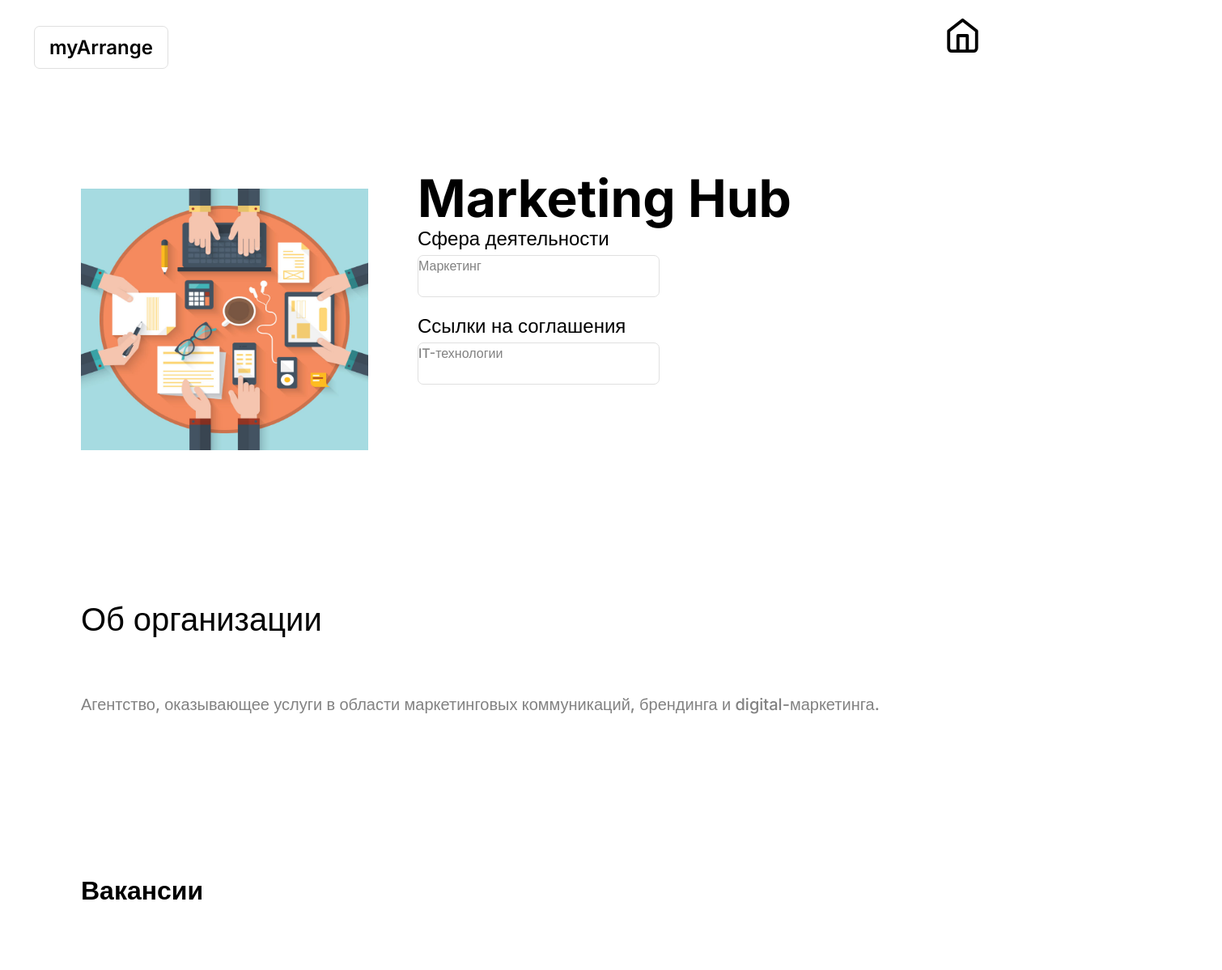
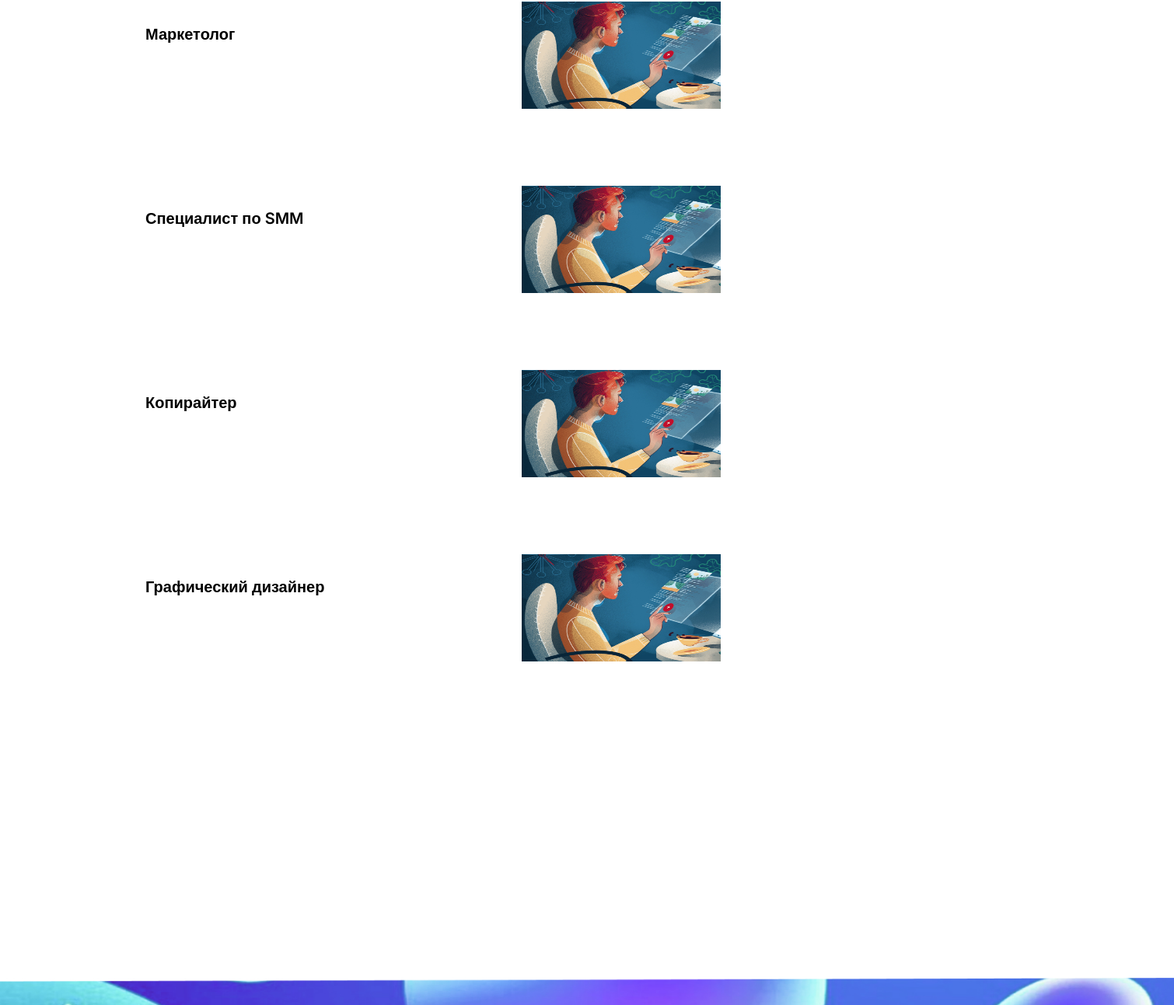
Screenshot of /profile/info@marketinghub.com with the database file from the repository (2 pictures, top to bottom).
### data/users.py (models this page shows, shortened)
class User(SqlAlchemyBase, UserMixin, SerializerMixin):
    __tablename__ = 'users'
    projects = orm.relationship("Project", back_populates='user')
    id = sqlalchemy.Column(sqlalchemy.Integer,
                           primary_key=True, autoincrement=True)
    name = sqlalchemy.Column(sqlalchemy.String, nullable=True)
    surname = sqlalchemy.Column(sqlalchemy.String)
    nickname = sqlalchemy.Column(sqlalchemy.String, nullable=False)
    email = sqlalchemy.Column(sqlalchemy.String,
                              index=True, unique=True, nullable=True)
    hashed_password = sqlalchemy.Column(sqlalchemy.String, nullable=True)
    created_date = sqlalchemy.Column(sqlalchemy.DateTime,
                                     default=datetime.datetime.now)
    sphere = sqlalchemy.Column(sqlalchemy.String, default="Сфера не указана")
    role = sqlalchemy.Column(sqlalchemy.String, nullable=False)
    experience = sqlalchemy.Column(sqlalchemy.String, default="Стаж не указан")
    about = sqlalchemy.Column(sqlalchemy.String, default="Ничего о себе не рассказал")
    unique_id = sqlalchemy.Column(sqlalchemy.String)
    avatar_path = sqlalchemy.Column(sqlalchemy.String, nullable=True)

### data/vacancies.py (models this page shows)
class Vacancy(SqlAlchemyBase, SerializerMixin):
    __tablename__ = 'vacancies'
    id = sqlalchemy.Column(sqlalchemy.Integer,
                           primary_key=True, autoincrement=True)
    name = sqlalchemy.Column(sqlalchemy.String, nullable=True, default="Название вакансии")
    created_date = sqlalchemy.Column(sqlalchemy.DateTime,
                                     default=datetime.datetime.now)
    sphere = sqlalchemy.Column(sqlalchemy.String, default="Сфера вакансии")
    experience = sqlalchemy.Column(sqlalchemy.String, default="Стаж вакансии")
    about = sqlalchemy.Column(sqlalchemy.String, default="Описание вакансии")
    requirements = sqlalchemy.Column(sqlalchemy.String, default="Требования к вакансии")
    account_id = sqlalchemy.Column(sqlalchemy.String, nullable=False)

### main.py (the view)
@app.route('/profile/<string:unique_user_id>', methods=["GET", "POST"])
def profile(unique_user_id: str):
    session = db_session.create_session()
    user = session.query(User).filter(User.unique_id == unique_user_id).first()
    project_list = session.query(Project).filter(Project.user_id == unique_user_id)
    if user.role == "person":
        resum = session.query(Resume).filter(Resume.account_id == user.unique_id).all()
        if current_user.is_authenticated and current_user == user:
            upload_form = ProfileForm()
            return render_template("personprofile.html", project_list=project_list, user=user, form=upload_form, resumies=resum)
        return render_template("personprofile.html", project_list=project_list, user=user, resumies=resum)
    elif user.role == "organisation":
        vacancies = session.query(Vacancy).filter(Vacancy.account_id == user.unique_id).all()
        if current_user.is_authenticated and current_user.unique_id == unique_user_id:
            form = OrganisationProfileForm()
            if form.validate_on_submit():
                return redirect('update_profile')
            return render_template("organisationprofile.html", organisation=user, form=form, vacancies=vacancies)
        return render_template("organisationprofile.html", organisation=user, vacancies=vacancies)

### data/db_session.py (called while the page is built)
def create_session() -> Session:
    global __factory
    return __factory()

### templates/organisationprofile.html (shortened to what this page needs)
<!DOCTYPE html>
<html lang="ru">
	<head>
        <link href="{{ url_for('static', filename='css/style.css') }}" rel="stylesheet">
	</head>
	<body>
        <header class="organisationprofile-header">
			<a class="logo" href="{{ url_for('main_page_portfolio') }}">myArrange</a>
            <a class="home" href="{{ url_for('main_page_portfolio') }}">
                <img src="{{ url_for('static', filename='static_images/home.svg') }}" width="57" height="46" alt="Домой">
            </a>
        </header>
        <main class="personprofile-main">
            <form class="container" action="{{ url_for('update_profile') }}" method="POST" enctype="multipart/form-data">
                <div class="personal">
                    <div class="divavatar">
                        {% if organisation.avatar_path %}
                            <img class="avatar" src="{{ url_for('static', filename=organisation.avatar_path) }}" width="355" height="323" alt="Фото профиля">
                        {% else %}
                            <img class="avatar" src="{{ url_for('static', filename='static_images/unauthorised.jpg') }}" width="355" height="323" alt="Фото профиля">
                        {% endif %}
                    </div>
                    <div>
                        {% if current_user.is_authenticated and current_user == organisation %}
                            {{ form.hidden_tag() }}
                            {{ form.name(class="org-info", placeholder=organisation.name) }}
                            <h3>Сфера деятельности</h3>
                            {{ form.sphere(class="industry org-info", placeholder=organisation.sphere) }}
                            <h3>Ссылки на соглашения</h3>
                            {{ form.links(class="links-agreements org-info") }}
                            {{ form.photo() }}
                            {{ form.submit(class="edit") }}
                        {% else %}
                            <h1>{{ organisation.name }}</h1>
                            <h3>Сфера деятельности</h3>
                            <p class="industry">{{ organisation.sphere }}</p>
                            <h3>Ссылки на соглашения</h3>
                            <p class="links-agreements">IT-технологии</p>
                        {% endif %}
                    </div>
                </div>
                <section class="about-organisation">
                    <h2>Об организации</h2>
                    {% if current_user.is_authenticated and current_user == organisation %}
                        {{ form.about(placeholder=organisation.about) }}
                    {% else %}
                        <p class="about" style="width: 100%; height: 200px; font-size: 20px;">{{ organisation.about }}</p>
                    {% endif %}
                </section>
                <div class="vacancies-main">
                    <div class="title">
                        <h1>Вакансии</h1>
                    </div>
                    <ul class="vacancies-list">
                        {% for vacancy in vacancies %}
                            <li class="vacancies-list-item">
                                <a class="vacancy" href="{{ url_for('vacancy', id=vacancy.id) }}">
                                    <div class="text">
                                        <h2>{{ vacancy.name }}</h2>
                                    </div>
                                    <div class="img">
                                        <img class="hidden-img" src="{{ url_for('static', filename='static_images/vacancy-preview.jpg') }}" width="456" height="378" alt="Превью вакансии">
                                    </div>
                                </a>
                            </li>
                        {% endfor %}
                    </ul>
                </div>
            </form>
        </main>
        <footer class="organisationprofile-footer"></footer>
    </body>
</html>

### static/css/style.css (style rules this page uses)
body { font-family: Inter, sans-serif; font-weight: 600; font-size: 16px; line-height: 150%; margin: 0; padding: 0; }
ul { list-style: none; }
body a { text-decoration: none; color:#000000; }
.logo { font-weight: 600; font-size: 24px; line-height: 16px; border: 1px solid #E0E0E0; border-radius: 7px; margin: 0; margin-right: 949px; padding: 11px 18px; }
h1 { font-size: 64px; font-weight: 400; }
h2 { font-weight: 600; font-size: 36px; line-height: 16px; }
.container { width: 1440px; margin: 0 auto; }
.organisationprofile-footer { background-image: url("../static_images/profile-bottom.jpg"); background-repeat: no-repeat; background-position: bottom; background-size: 100% 35.5px; }
h3 { font-size: 20px; }
.personprofile-main h1 { font-size: 64px; font-weight: bold; line-height: auto; }
.personprofile-main h3 { font-size: 24px; font-weight: 500; }
.personprofile-main p { font-weight: 500; color: #828282; }
.personprofile-main h2 { font-weight: 500; font-size: 40px; line-height: 150%; }
footer { margin: 0; padding: 48px 80px; display: flex; }
.hidden-img { width: 256px; height: 138px; }
header { padding-top: 21px; padding-right: 23px; padding-bottom: 24px; padding-left: 37px; margin: 0; margin-bottom: 30px; }
.personprofile-main { padding: 0; margin: 0; margin-left: 100px; margin-bottom: 247px; display: flex; }
.personprofile-main .personal { margin: 0; padding: 0; display: flex; padding-top: 53px; margin-bottom: 173px; margin-right: 100px; }
.personprofile-main .avatar { margin: 0; padding: 0; margin-right: 61px; }
.personprofile-main h1 { padding: 0; margin: 0; margin-bottom: 26px; }
.personprofile-main h3 { padding: 0; margin: 0; margin-bottom: 8px; }
.personprofile-main .personal p { border: 1px solid #E0E0E0; border-radius: 7px; }
.personprofile-main p { width: 297px; height: 50px; margin: 0; margin-bottom: 24px; }
.personprofile-main .title { display: flex; }
.personprofile-main h2 { margin: 0; margin-right: 100px; margin-bottom: 63px; padding: 0; display: block; }
.organisationprofile-header { padding-top: 21px; padding-right: 23px; padding-bottom: 24px; padding-left: 37px; margin: 0 auto; margin-bottom: 83px; width: 1440px; }
.vacancies-main { margin: 0; }
.vacancies-main .title { display: flex; margin-bottom: 83px; }
.vacancies-main h1 { font-weight: 600; line-height: 110%; font-size: 32px; margin: 0; margin-right: 10px; }
.vacancies-main h2 { font-weight: 600; font-size: 20px; line-height: 110%; margin-top: 31px; margin-bottom: 30px; }
.vacancies-main .vacancies-list { font-weight: 600; font-size: 16px; padding-left: 54px; }
.vacancies-main .vacancy { width: 740px; padding-left: 33px; display: flex; margin-bottom: 49px; justify-content: space-between; }
.vacancies-list-item img { display: block; margin-bottom: 25px; }
.vacancy .img { display: block; margin-bottom: 25px; margin-left: auto; }
.vacancies-list-item .vacancy { justify-content: space-between; }
.organisationprofile-footer { padding-bottom: 63.5; }

### rows the page displays
User: avatar_path (picture), name "Marketing Hub", sphere "Маркетинг", about "Агентство, оказывающее услуги в области маркетинговых коммуникаций, брендинга и digital-маркетинга."
Vacancy: name "Маркетолог"
Vacancy: name "Специалист по SMM"
Vacancy: name "Копирайтер"
Vacancy: name "Графический дизайнер"
